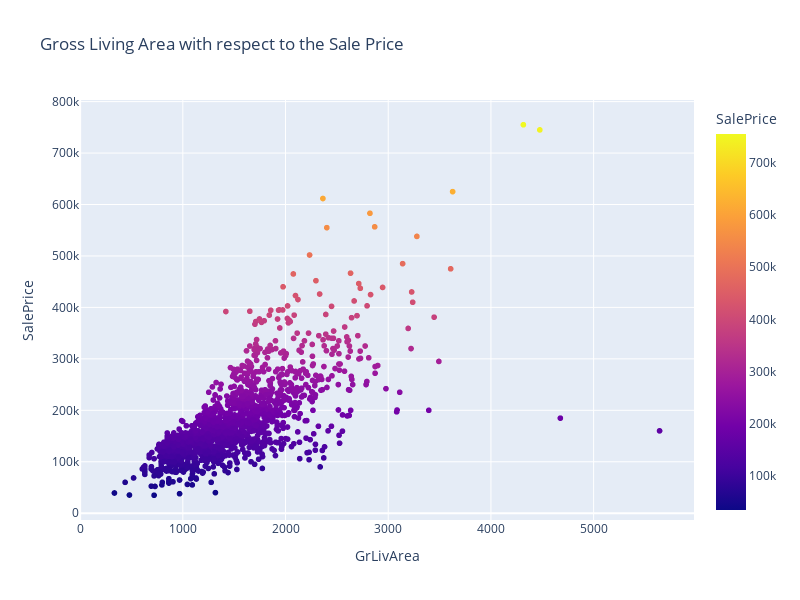

The code cell stored with this chart in its notebook:
### Markdown cell above
*Application of Plotly*

Try different interactive functions that can be selected at the upper right corner of the plot.

Let's try looking at the "GrLivArea" where outliers are obvious in GrLivArea > 4000.

### Code cell
import plotly.express as px

train['SalePrice'] = np.expm1(train['SalePrice'])
#np.log1p() for log transformation
#np.expm1() to un-log

fig = px.scatter(train, x="GrLivArea", y="SalePrice", color="SalePrice",
                title="Gross Living Area with respect to the Sale Price",
                width=800, height=600)

fig.show()

### Figure 1 — Plotly figure (JSON) as saved in the notebook; plotly's stock layout.template omitted (floating-point values rounded to 4 significant figures; data arrays with more than 128 entries replaced by an {"elided": "..."} marker saying what was removed)
{"data": [{"hovertemplate": "GrLivArea=%{x}<br>SalePrice=%{marker.color}<extra></extra>", "legendgroup": "", "marker": {"color": {"elided": "1460 float values"}, "coloraxis": "coloraxis", "symbol": "circle"}, "mode": "markers", "name": "", "showlegend": false, "type": "scattergl", "x": {"elided": "1460 int values"}, "xaxis": "x", "y": {"elided": "1460 float values"}, "yaxis": "y"}], "layout": {"coloraxis": {"colorbar": {"title": {"text": "SalePrice"}}, "colorscale": [[0, "#0d0887"], [0.1111, "#46039f"], [0.2222, "#7201a8"], [0.3333, "#9c179e"], [0.4444, "#bd3786"], [0.5556, "#d8576b"], [0.6667, "#ed7953"], [0.7778, "#fb9f3a"], [0.8889, "#fdca26"], [1, "#f0f921"]]}, "height": 600, "legend": {"tracegroupgap": 0}, "title": {"text": "Gross Living Area with respect to the Sale Price"}, "width": 800, "xaxis": {"anchor": "y", "domain": [0, 1], "title": {"text": "GrLivArea"}}, "yaxis": {"anchor": "x", "domain": [0, 1], "title": {"text": "SalePrice"}}}}
